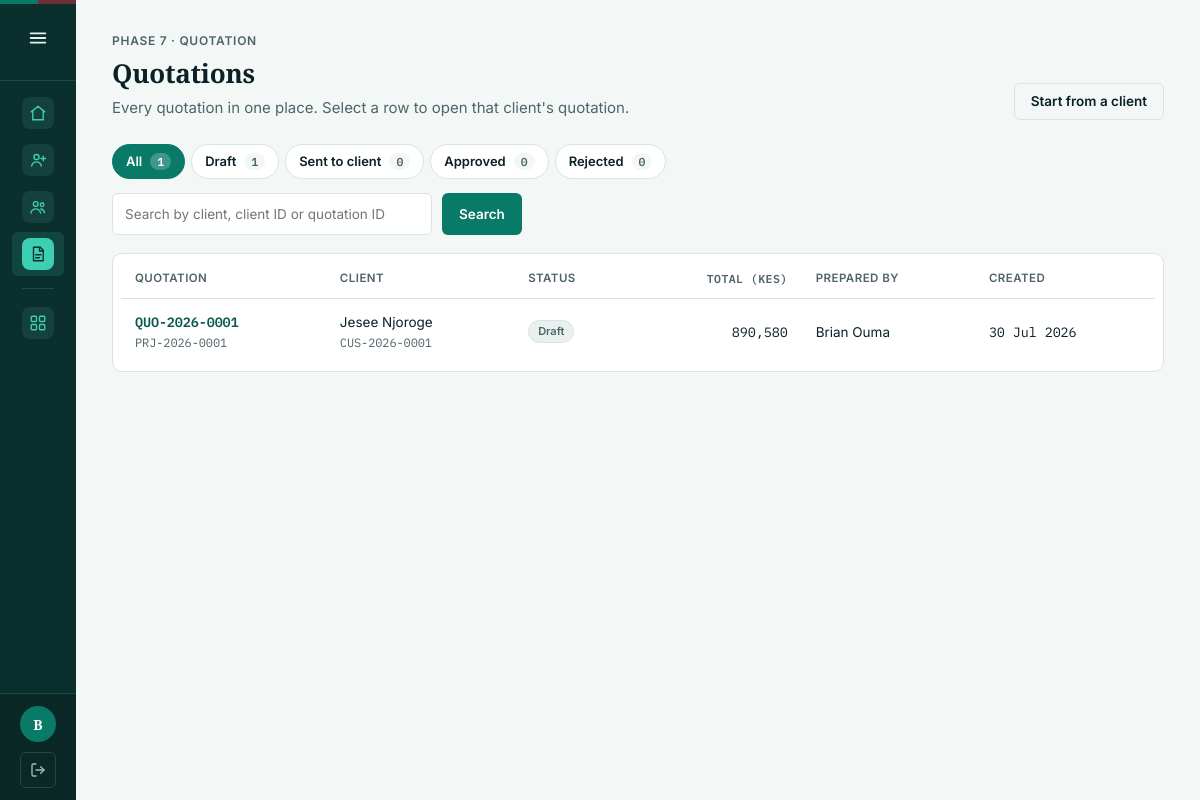
Page /quotations/ (signed in) on the committed database.
### project/models.py (models this page shows, shortened)
class User(AbstractUser):
    class Role(models.TextChoices):
        SITE_ENGINEER = "site_engineer", "Site engineer"
        ADMIN = "admin", "Admin"
    role = models.CharField(max_length=20, choices=Role.choices, default=Role.SITE_ENGINEER)
    phone_number = models.CharField(max_length=20, blank=True)
    groups = models.ManyToManyField(
        "auth.Group",
        verbose_name="groups",
        blank=True,
        help_text="The groups this user belongs to.",
        related_name="project_user_set",
        related_query_name="project_user",
    )
    user_permissions = models.ManyToManyField(
        "auth.Permission",
        verbose_name="user permissions",
        blank=True,
        help_text="Specific permissions for this user.",
        related_name="project_user_set",
        related_query_name="project_user",
    )
    @property
    def is_site_engineer(self):
        return self.role == self.Role.SITE_ENGINEER
    @property
    def is_admin_role(self):
        return self.role == self.Role.ADMIN

class Quotation(models.Model):
    class Status(models.TextChoices):
        DRAFT = "draft", "Draft"
        SENT = "sent", "Sent to client"
        APPROVED = "approved", "Approved"
        REJECTED = "rejected", "Rejected"
    ID_PREFIX = "QUO"
    quotation_id = models.CharField(max_length=20, unique=True, editable=False)
    project = models.OneToOneField(Project, on_delete=models.CASCADE, related_name="quotation")
    status = models.CharField(max_length=20, choices=Status.choices, default=Status.DRAFT)
    payment_terms = models.CharField(
        max_length=255, blank=True,
        default="80% on order, 20% upon completion.",
    )
    validity_days = models.PositiveIntegerField(default=30)
    notes = models.TextField(
        blank=True,
        help_text="Exclusions, assumptions, or anything else the client should know.",
    )
    prepared_by = models.ForeignKey(
        settings.AUTH_USER_MODEL,
        on_delete=models.SET_NULL,
        null=True,
        blank=True,
        related_name="quotations_prepared",
    )
    created_at = models.DateTimeField(default=timezone.now)
    sent_at = models.DateTimeField(null=True, blank=True)
    approved_at = models.DateTimeField(null=True, blank=True)
    rejected_at = models.DateTimeField(null=True, blank=True)
    class Meta:
        ordering = ["-created_at"]
    @property
    def subtotal_kes(self):
        return sum((item.line_total for item in self.line_items.all()), 0)

class Project(models.Model):
    class Status(models.TextChoices):
        LEAD = "lead", "Lead"
        SITE_ASSESSMENT = "site_assessment", "Site assessment"
        ENGINEER_REVIEW = "engineer_review", "Engineer review"
        QUOTATION = "quotation", "Quotation"
        APPROVED = "approved", "Approved"
        INVOICED = "invoiced", "Invoiced"
        IN_PROGRESS = "in_progress", "Installation in progress"
        COMMISSIONED = "commissioned", "Commissioned"
        COMPLETED = "completed", "Completed"
        CANCELLED = "cancelled", "Cancelled"
    ID_PREFIX = "PRJ"
    project_id = models.CharField(max_length=20, unique=True, editable=False)
    customer = models.ForeignKey(Customer, on_delete=models.CASCADE, related_name="projects")
    status = models.CharField(max_length=20, choices=Status.choices, default=Status.LEAD)
    assigned_rep = models.ForeignKey(
        settings.AUTH_USER_MODEL,
        on_delete=models.SET_NULL,
        null=True,
        blank=True,
        related_name="assigned_projects",
    )
    created_at = models.DateTimeField(default=timezone.now)
    class Meta:
        ordering = ["-created_at"]

class Customer(models.Model):
    class CustomerType(models.TextChoices):
        RESIDENTIAL = "residential", "Residential"
        COMMERCIAL = "commercial", "Commercial"
        INDUSTRIAL = "industrial", "Industrial"
    ID_PREFIX = "CUS"
    customer_id = models.CharField(max_length=20, unique=True, editable=False)
    full_name = models.CharField("Customer name", max_length=150)
    phone_number = models.CharField(max_length=20)
    email = models.EmailField(blank=True)
    national_id = models.CharField(
        "National ID / company registration number", max_length=50, blank=True
    )
    customer_type = models.CharField(
        max_length=20, choices=CustomerType.choices, default=CustomerType.RESIDENTIAL
    )
    county = models.CharField(max_length=100)
    address = models.CharField("Physical address", max_length=255, blank=True)
    gps_latitude = models.DecimalField(max_digits=9, decimal_places=6, null=True, blank=True)
    gps_longitude = models.DecimalField(max_digits=9, decimal_places=6, null=True, blank=True)
    referral_source = models.CharField(max_length=150, blank=True)
    assigned_rep = models.ForeignKey(
        settings.AUTH_USER_MODEL,
        on_delete=models.SET_NULL,
        null=True,
        blank=True,
        related_name="assigned_customers",
        help_text="Sales representative who owns this customer relationship.",
    )
    registered_by = models.ForeignKey(
        settings.AUTH_USER_MODEL,
        on_delete=models.SET_NULL,
        null=True,
        blank=True,
        related_name="registered_customers",
    )
    created_at = models.DateTimeField(default=timezone.now)
    class Meta:
        ordering = ["-created_at"]

### project/views.py (the view, shortened to what this page needs)
# urls.py: path("quotations/", views.quotation_list, name="quotation_list"),
@login_required
def quotation_list(request):
    all_rows = list(quotations_for_user(request.user))
    for q in all_rows:
        q.is_openable = q.project_id == q.latest_project_id
    status = request.GET.get("status", "").strip()
    if status not in Quotation.Status.values:
        status = ""
    query = request.GET.get("q", "").strip().lower()
    counts = {value: 0 for value in Quotation.Status.values}
    for q in all_rows:
        counts[q.status] += 1
    def _sum(rows, *statuses):
        return sum((r.total_kes for r in rows if r.status in statuses), 0)
    rows = all_rows
    if status:
        rows = [q for q in rows if q.status == status]
    status_tabs = [{"value": "", "label": "All", "count": len(all_rows)}] + [
        {"value": value, "label": label, "count": counts[value]}
        for value, label in Quotation.Status.choices
    ]
    return render(
        request,
        "project/quotation_list.html",
        {
            "quotations": rows,
            "status_tabs": status_tabs,
            "active_status": status,
            "query": request.GET.get("q", "").strip(),
            "draft_count": counts[Quotation.Status.DRAFT],
            "awaiting_count": counts[Quotation.Status.SENT],
            "awaiting_value": _sum(all_rows, Quotation.Status.SENT),
            "approved_value": _sum(all_rows, Quotation.Status.APPROVED),
        },
    )

### project/models.py (called while the page is built)
    @property
    def line_total(self):
        return (self.quantity or 0) * (self.unit_price_kes or 0)

### project/sidebar_context.py (called while the page is built, shortened)
def _pipeline(projects, active_status):
    raw = {row["status"]: row["n"] for row in projects.values("status").annotate(n=Count("id"))}
    biggest = max([raw.get(s, 0) for s, _ in PIPELINE_LABELS] + [1])
    return [
        {
            "key": status.value,
            "label": label,
            "count": raw.get(status, 0),
            "pct": round(raw.get(status, 0) / biggest * 100),
            "active": active_status == status.value,
        }
        for status, label in PIPELINE_LABELS
    ]

def _current_client(request, user):
    customer_id = request.resolver_match.kwargs.get("customer_id")
    if not customer_id:
        return None

### project/views.py (called while the page is built)
def quotations_for_user(user):
    latest_project = (
        Project.objects
        .filter(customer=OuterRef("project__customer"))
        .order_by("-created_at")
        .values("id")[:1]
    )
    qs = (
        Quotation.objects
        .select_related("project", "project__customer")
        .prefetch_related("line_items")
        .annotate(latest_project_id=Subquery(latest_project))
        .order_by("-created_at")
    )
    if user.is_site_engineer:
        qs = qs.filter(project__customer__assigned_rep=user)
    rows = list(qs)
    for q in rows:
        q.total_kes = q.subtotal_kes
    return rows

### project/templates/project/quotation_list.html (shortened to what this page needs)
{% extends "project/base.html" %}
{% block content %}
<div class="page-head">
    <div>
        <div class="eyebrow">Phase 7 &middot; Quotation</div>
        <h1>Quotations</h1>
        <p class="desc">Every quotation in one place. Select a row to open that client's quotation.</p>
    </div>
    <a href="{% url 'client_list' %}" class="btn btn-ghost">Start from a client</a>
</div>
<nav class="tabs" aria-label="Filter by status">
    {% for tab in status_tabs %}
    <a class="tab {% if tab.value == active_status %}active{% endif %}"
       href="?{% if tab.value %}status={{ tab.value }}{% endif %}{% if query %}{% if tab.value %}&amp;{% endif %}q={{ query|urlencode }}{% endif %}"
       {% if tab.value == active_status %}aria-current="page"{% endif %}>
        {{ tab.label }} <span class="tab-count">{{ tab.count }}</span>
    </a>
    {% endfor %}
</nav>
<form class="search-bar" method="get" role="search">
    <input type="text" name="q" value="{{ query }}" placeholder="Search by client, client ID or quotation ID" aria-label="Search quotations">
    <button type="submit" class="btn btn-primary">Search</button>
</form>
<div class="card" style="padding:6px 8px;">
    {% if quotations %}
    <div class="table-scroll">
        <table class="data quotes">
            <thead>
                <tr>
                    <th>Quotation</th>
                    <th>Client</th>
                    <th>Status</th>
                    <th class="num">Total (KES)</th>
                    <th>Prepared by</th>
                    <th>Created</th>
                </tr>
            </thead>
            <tbody>
                {% for q in quotations %}
                <tr {% if q.is_openable %}class="row-link" data-href="{% url 'quotation_detail' q.project.customer.customer_id %}"{% else %}class="row-muted"{% endif %}>
                    <td>
                        {% if q.is_openable %}
                        <a class="row-main mono" href="{% url 'quotation_detail' q.project.customer.customer_id %}">{{ q.quotation_id }}</a>
                        {% else %}
                        <span class="row-main mono">{{ q.quotation_id }}</span>
                        {% endif %}
                        <div class="sub mono">{{ q.project.project_id }}</div>
                    </td>
                    <td>
                        {{ q.project.customer.full_name }}
                        <div class="sub mono">{{ q.project.customer.customer_id }}</div>
                    </td>
                    <td>
                        <span class="status-badge {{ q.status }}">{{ q.get_status_display }}</span>
                    </td>
                    <td class="num mono">{{ q.total_kes|floatformat:"0g" }}</td>
                    <td>{{ q.prepared_by.get_full_name|default:q.prepared_by.username|default:"—" }}</td>
                    <td class="mono">{{ q.created_at|date:"d M Y" }}</td>
                </tr>
                {% endfor %}
            </tbody>
        </table>
    </div>
    {% endif %}
</div>
{% endblock %}

### project/templates/project/base.html (shortened to what this page needs)
{% load static %}<!DOCTYPE html>
<html lang="en">
<head>
    <link rel="stylesheet" href="{% static 'css/base.css' %}">
</head>
<body>
{% if user.is_authenticated %}
{% with url_name=request.resolver_match.url_name kind=request.resolver_match.kwargs.kind %}
<div class="shell">
    <aside class="sidebar" aria-label="Main navigation">
        <div class="sidebar-head">
            <label for="sidebar-toggle" class="menu-btn" role="button" tabindex="0" aria-label="Toggle sidebar" title="Toggle sidebar">
                <svg viewBox="0 0 24 24" fill="none" stroke="currentColor" stroke-width="2" stroke-linecap="round"><path d="M4 7h16M4 12h16M4 17h16"/></svg>
            </label>
        </div>
        <nav class="sidebar-scroll">
            <a class="nav-item {% if url_name == 'dashboard' %}active{% endif %}" href="{% url 'dashboard' %}" title="Dashboard" {% if url_name == 'dashboard' %}aria-current="page"{% endif %}>
                <span class="ic">
                    <svg viewBox="0 0 24 24" fill="none" stroke="currentColor" stroke-width="1.8" stroke-linecap="round" stroke-linejoin="round"><path d="M3 10.5 12 3l9 7.5"/><path d="M5 9.5V21h14V9.5"/></svg>
                </span>
            </a>
            <a class="nav-item {% if url_name == 'client_register' %}active{% endif %}" href="{% url 'client_register' %}" title="Register client" {% if url_name == 'client_register' %}aria-current="page"{% endif %}>
                <span class="ic">
                    <svg viewBox="0 0 24 24" fill="none" stroke="currentColor" stroke-width="1.8" stroke-linecap="round" stroke-linejoin="round"><circle cx="10" cy="8" r="3.4"/><path d="M3.5 20c.9-3.6 3.5-5.5 6.5-5.5s5.6 1.9 6.5 5.5"/><path d="M19 7v6M16 10h6"/></svg>
                </span>
            </a>
            <a class="nav-item {% if url_name == 'client_list' or url_name == 'client_detail' %}active{% endif %}" href="{% url 'client_list' %}" title="Clients">
                <span class="ic">
                    <svg viewBox="0 0 24 24" fill="none" stroke="currentColor" stroke-width="1.8" stroke-linecap="round" stroke-linejoin="round"><circle cx="9" cy="8" r="3.2"/><path d="M2.5 20c1-3.6 3.6-5.5 6.5-5.5s5.5 1.9 6.5 5.5"/><circle cx="17.5" cy="9" r="2.4"/><path d="M15.8 14.7c2.3.2 4.1 1.9 4.9 4.8"/></svg>
                </span>
            </a>
            <a class="nav-item {% if url_name == 'quotation_list' %}active{% endif %}" href="{% url 'quotation_list' %}" title="Quotations" {% if url_name == 'quotation_list' %}aria-current="page"{% endif %}>
                <span class="ic">
                    <svg viewBox="0 0 24 24" fill="none" stroke="currentColor" stroke-width="1.8" stroke-linecap="round" stroke-linejoin="round"><path d="M6 3h9l4 4v14H6z"/><path d="M14 3v5h5"/><path d="M9 13h7M9 17h5"/></svg>
                </span>
            </a>
            <div class="nav-label">Equipment</div>
            <a class="nav-item {% if url_name == 'catalog_home' or kind %}active{% endif %}" href="{% url 'catalog_home' %}" title="Equipment catalog">
                <span class="ic">
                </span>
            </a>
        </nav>
        <div class="sidebar-footer">
            <div class="user-card">
                <div class="avatar">{{ user.get_full_name|default:user.username|slice:":1"|upper }}</div>
                <form class="logout-form" method="post" action="{% url 'logout' %}">
                    <button type="submit" class="logout-btn" title="Log out" aria-label="Log out">
                        <svg viewBox="0 0 24 24" fill="none" stroke="currentColor" stroke-width="2" stroke-linecap="round" stroke-linejoin="round"><path d="M9 21H5a2 2 0 0 1-2-2V5a2 2 0 0 1 2-2h4"/><path d="M16 17l5-5-5-5"/><path d="M21 12H9"/></svg>
                    </button>
                </form>
            </div>
        </div>
    </aside>
    <div class="main">
        <main class="container">
            {% block content %}{% endblock %}
        </main>
    </div>
</div>
{% endwith %}
{% endif %}
</body>
</html>

### rows in the picture
User: get_full_name "B"
Quotation: quotation_id "QUO-2026-0001", project.project_id "PRJ-2026-0001", project.customer.full_name "Jesee Njoroge", project.customer.customer_id "CUS-2026-0001", status "Draft", total_kes "890,580", prepared_by.get_full_name "Brian Ouma", created_at "30 Jul 2026"

### other values in the picture
{{ tab.label }} "All" "Draft" "Sent to client" "Approved" "Rejected"
{{ tab.count }} "1" "1" "0" "0" "0"
